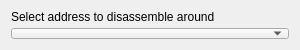
<?xml version="1.0" encoding="UTF-8"?>
<ui version="4.0">
 <class>SelectAddress</class>
 <widget class="QWidget" name="SelectAddress">
  <property name="geometry">
   <rect>
    <x>0</x>
    <y>0</y>
    <width>300</width>
    <height>50</height>
   </rect>
  </property>
  <property name="minimumSize">
   <size>
    <width>250</width>
    <height>50</height>
   </size>
  </property>
  <property name="windowTitle">
   <string>Address selector</string>
  </property>
  <property name="toolTip">
   <string>Select the address to disassemble around</string>
  </property>
  <layout class="QVBoxLayout" name="verticalLayout">
   <item>
    <widget class="QLabel" name="label">
     <property name="text">
      <string>Select address to disassemble around</string>
     </property>
    </widget>
   </item>
   <item>
    <widget class="KHistoryComboBox" name="comboBox">
     <property name="insertPolicy">
      <enum>QComboBox::InsertAtTop</enum>
     </property>
     <property name="urlDropsEnabled">
      <bool>false</bool>
     </property>
    </widget>
   </item>
  </layout>
 </widget>
 <customwidgets>
  <customwidget>
   <class>KComboBox</class>
   <extends>QComboBox</extends>
   <header>kcombobox.h</header>
  </customwidget>
  <customwidget>
   <class>KHistoryComboBox</class>
   <extends>KComboBox</extends>
   <header>khistorycombobox.h</header>
  </customwidget>
 </customwidgets>
 <resources/>
 <connections/>
</ui>
